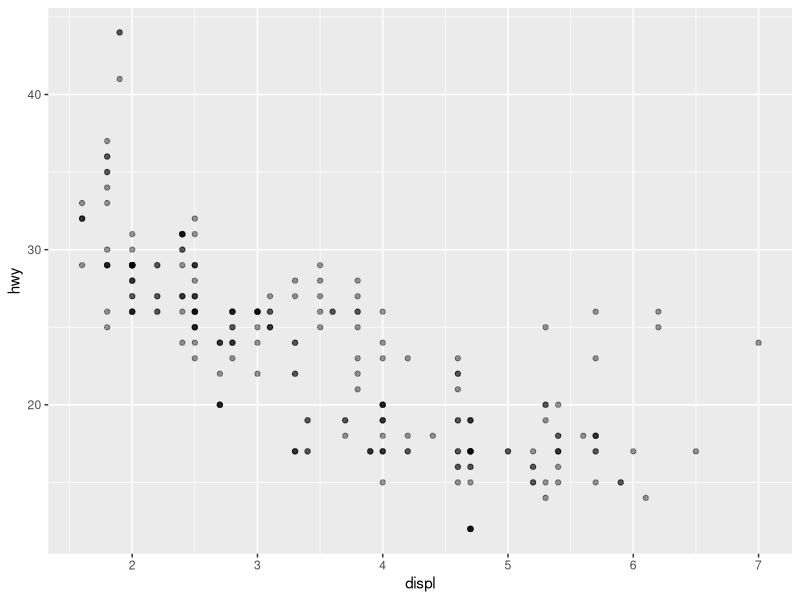
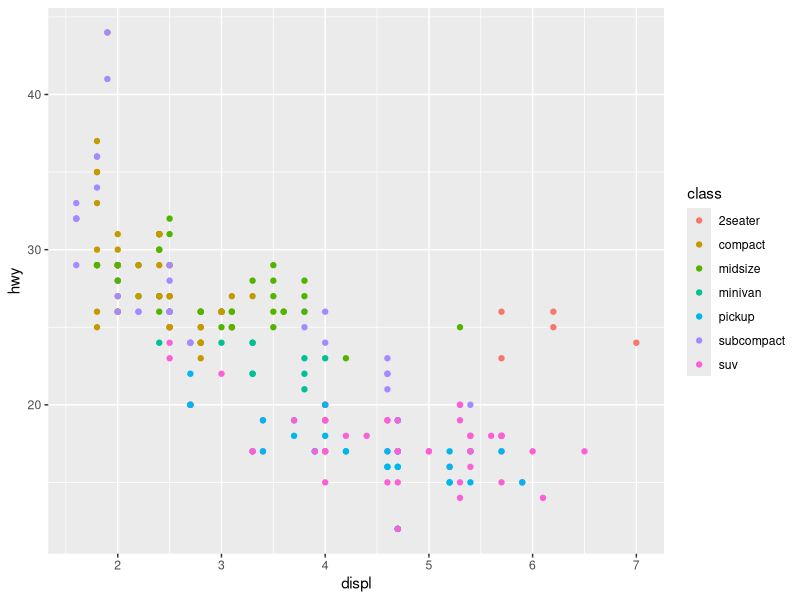
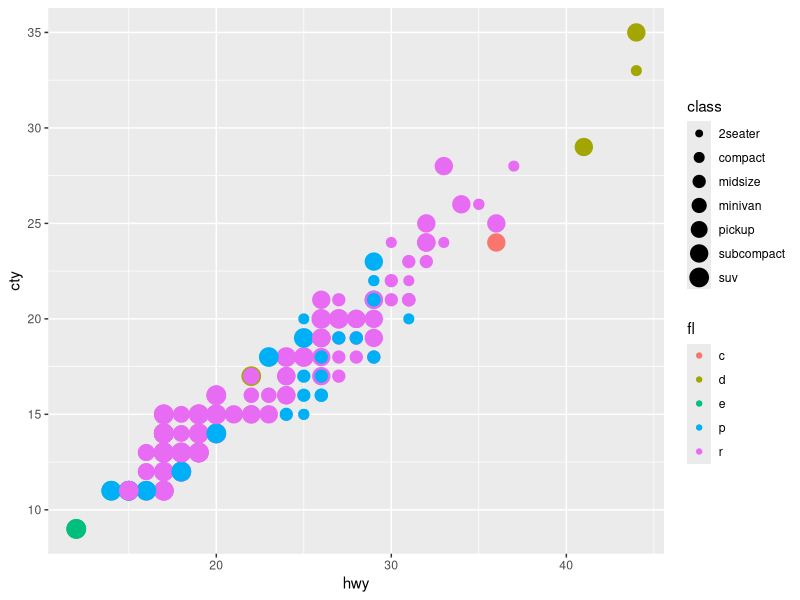
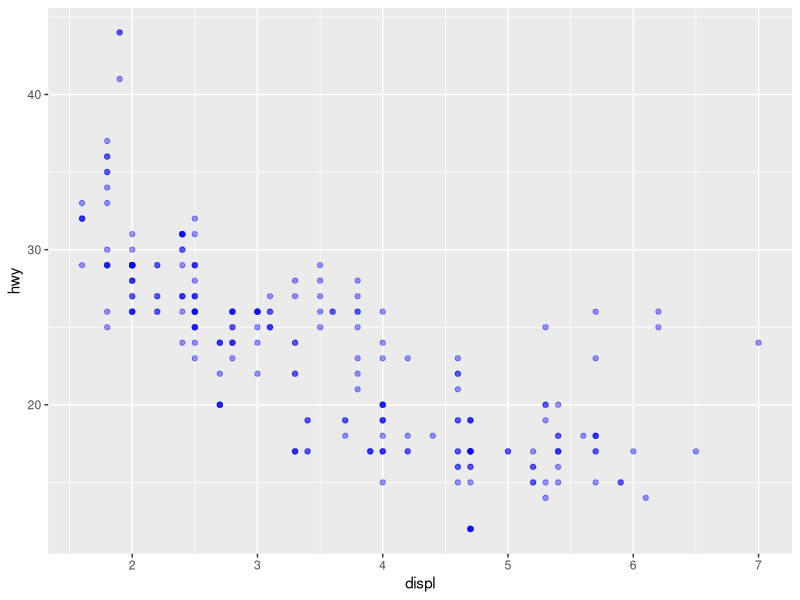

R code for these plots, in order:
## ---- chunk 1
knitr::opts_chunk$set(echo = TRUE)
## ---- chunk 2
library(ggplot2)
## ---- chunk 3
myplot <- ggplot(data = mpg, mapping = aes(x = displ, y = hwy)) + 
  geom_point(alpha = 0.4)
myplot
## ---- chunk 4
ggplot (mpg, aes(x = displ, y = hwy, color = class)) + 
  geom_point()
## ---- chunk 5
ggplot (mpg, aes(x = hwy, y = cty, size = class, color = fl)) + 
  geom_point()
## ---- chunk 6
ggplot (mpg, aes(x = displ, y = hwy)) + 
  geom_point(alpha = 0.4, color = "blue")
